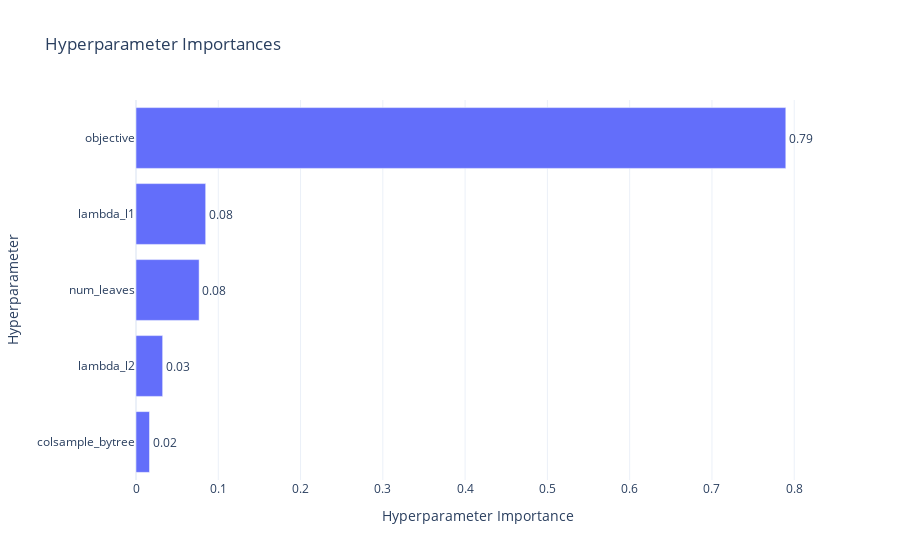

Write notebook code for a chart like this one.
### Code cell
fig = optuna.visualization.plot_param_importances(study)
fig.show()

### Figure 1 — Plotly figure (JSON) as saved in the notebook; plotly's stock layout.template omitted (floating-point values rounded to 4 significant figures)
{"data": [{"cliponaxis": false, "hovertemplate": ["colsample_bytree (FloatDistribution): 0.016422264155939236<extra></extra>", "lambda_l2 (FloatDistribution): 0.03240245170891676<extra></extra>", "num_leaves (IntDistribution): 0.07673310708928853<extra></extra>", "lambda_l1 (FloatDistribution): 0.0846851386762506<extra></extra>", "objective (CategoricalDistribution): 0.789757038369605<extra></extra>"], "name": "Objective Value", "orientation": "h", "text": ["0.02", "0.03", "0.08", "0.08", "0.79"], "textposition": "outside", "type": "bar", "x": [0.01642, 0.0324, 0.07673, 0.08469, 0.7898], "y": ["colsample_bytree", "lambda_l2", "num_leaves", "lambda_l1", "objective"]}], "layout": {"title": {"text": "Hyperparameter Importances"}, "xaxis": {"title": {"text": "Hyperparameter Importance"}}, "yaxis": {"title": {"text": "Hyperparameter"}}}}
